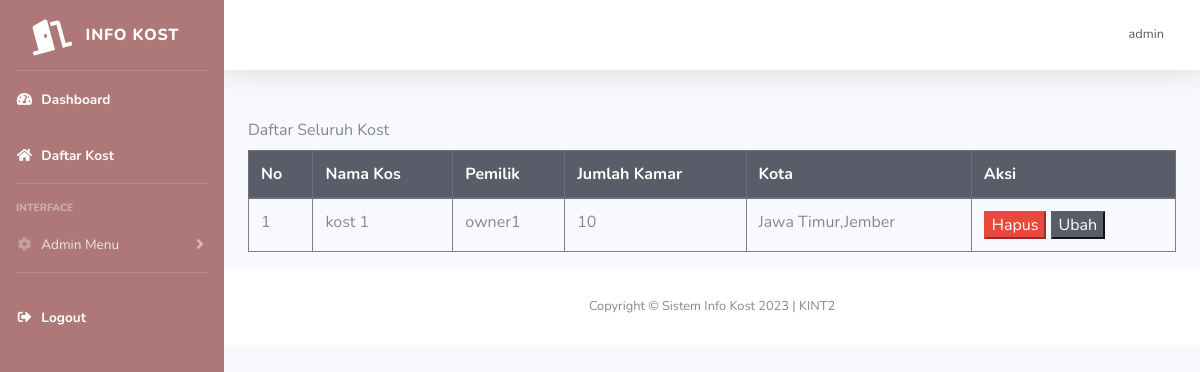
The app's page /kost/kost_manage.php (signed in), older data.
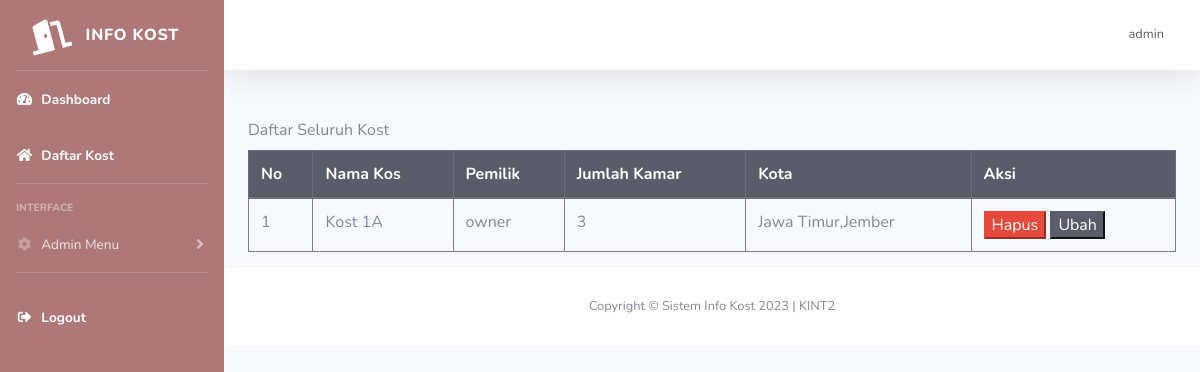
The same page, newer data.
### tables this page shows
CREATE TABLE `kost` (
  `id_kost` int(11) NOT NULL,
  `nama_kost` varchar(255) NOT NULL,
  `tipe_kost` varchar(255) NOT NULL,
  `jenis_kost` varchar(255) NOT NULL,
  `jumlah_kamar` int(11) NOT NULL,
  `tanggal_tagih` date NOT NULL,
  `nama_pemilik` text NOT NULL,
  `nama_bank` text NOT NULL,
  `no_rekening` int(11) NOT NULL,
  `foto_bangunan_utama` varchar(255) NOT NULL,
  `foto_kamar` varchar(255) NOT NULL,
  `foto_kamar_mandi` varchar(255) NOT NULL,
  `foto_interior` varchar(255) NOT NULL,
  `provinsi` varchar(25) NOT NULL,
  `kota` varchar(25) NOT NULL,
  `kecamatan` varchar(25) NOT NULL,
  `kelurahan` varchar(25) NOT NULL,
  `alamat` varchar(255) NOT NULL,
  `harga_sewa` int(11) NOT NULL,
  `kontak` varchar(255) NOT NULL,
  `deskripsi` text NOT NULL,
  `id_pemilik` int(11) NOT NULL,
  `fasilitas_kost` text NOT NULL
);

CREATE TABLE `user` (
  `id` int(11) NOT NULL,
  `nama_lengkap` varchar(255) NOT NULL,
  `email` varchar(255) NOT NULL,
  `username` varchar(255) NOT NULL,
  `password` varchar(255) NOT NULL,
  `no_hp` varchar(255) NOT NULL,
  `pekerjaan` varchar(255) NOT NULL,
  `jenis_kelamin` varchar(25) NOT NULL,
  `foto_ktp` varchar(255) NOT NULL,
  `foto_profil` text NOT NULL,
  `roles` int(11) NOT NULL,
  `id_kost_saya` int(11) NOT NULL
);

### kost/kost_manage.php (the view, shortened to what this page needs)
<?php
include('includes/header.php');
$data = mysqli_query($koneksi, "SELECT * FROM kost INNER JOIN user WHERE kost.id_pemilik=user.id");
?>
<div class="container">
    <table class="table" border="1px solid black">
        <label for="table">Daftar Seluruh Kost</label>
        <thead class="thead-dark">
            <tr>
                <th scope="col">No</th>
                <th scope="col">Nama Kos</th>
                <th scope="col">Pemilik</th>
                <th scope="col">Jumlah Kamar</th>
                <th scope="col">Kota</th>
                <th scope="col">Aksi</th>
            </tr>
        </thead>
        <tbody>
            <?php
            $n = 0;
            while ($d = mysqli_fetch_array($data)) {
                $n++;
            ?>
                <tr class="">
                    <td><?php echo $n ?></td>
                    <td><?php echo $d['nama_kost'] ?></td>
                    <td><?php echo $d['nama_lengkap'] ?></td>
                    <td><?php echo $d['jumlah_kamar'] ?></td>
                    <td><?php echo $d['provinsi'] . "," . $d['kota'] ?></td>
                    <td>
                        <a href="php/hapus.php?id_kost=<?php echo $d['id_kost'] ?>"><button class="btn-danger">Hapus</button></a>
                        <a href="properti-edit.php?id_kost=<?php echo $d['id_kost'] ?>"><button class="btn-dark"> Ubah</button></a></td>
                </tr>
            <?php } ?>
        </tbody>
    </table>
</div>
<?php
include('includes/footer.php');
?>

Row changes from the older to the newer data that the page shows:
removed kost: nama_kost "kost 1", id_pemilik.nama_lengkap "owner1", jumlah_kamar "10", provinsi "Jawa Timur", kota "Jember"
added kost: nama_kost "Kost 1A", id_pemilik.nama_lengkap "owner", jumlah_kamar "3", provinsi "Jawa Timur", kota "Jember"
